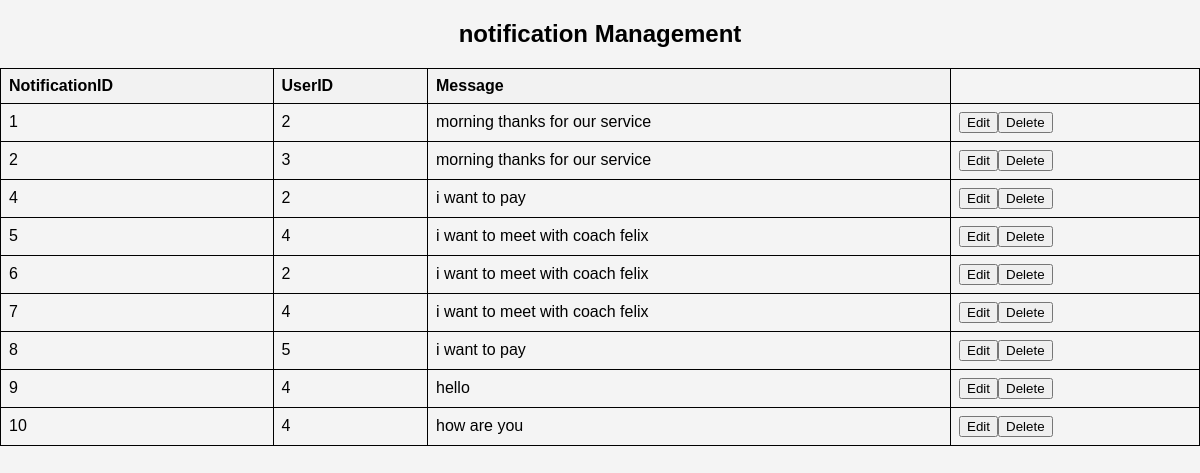
Page /viewnotification.php on the committed database.
### tables this page shows
CREATE TABLE `notification` (
  `NotificationID` int(11) NOT NULL,
  `UserID` int(11) DEFAULT NULL,
  `Message` text DEFAULT NULL
);

### viewnotification.php (the view, shortened to what this page needs)
<?php
require_once "db_connection.php";
?>
<!DOCTYPE html>
<html lang="en">
<head>
    <link rel="stylesheet" type="text/css" href="style3.css">
</head>
<body>
    <h2>notification Management</h2>
    <table id="dataTable" class="table table-hover text-center">
        <tr>
            <th>NotificationID</th>
            <th>UserID</th>
            <th>Message</th>
        </tr>
        <?php
        $sql = "SELECT * FROM notification";
        $result = $conn->query($sql);
        if ($result->num_rows > 0) {
            while ($row = $result->fetch_assoc()) {
                echo "<tr>";
                echo "<td>" . $row["NotificationID"] . "</td>";
                echo "<td>" . $row["UserID"] . "</td>";
                echo "<td>" . $row["Message"] . "</td>";
                echo "<td>";
              echo "<a href='updatenotification.html?id=" . $row["NotificationID"] .  "'onclick='return confirm(\"Are you sure you want to update this Notification?\")'><button class='button update-button'>Edit</button></a>";
                echo "<a href='deletenotification.html?id=" . $row["NotificationID"] . "'onclick='return confirm(\"Are you sure you want to delete this Notification?\")'><button class='button delete-button'>Delete</button></a>";
                echo "</td>";
                echo "</tr>";
            }
        } else {
            echo "<tr><td colspan='7'>No data found</td></tr>";
        }
        ?>
    </table>
</body>
</html>

### css/style3.css (style rules this page uses)
body { font-family: Arial, sans-serif; margin: 0; padding: 0; background-color: #f4f4f4; }
h2 { text-align: center; }

### viewnotification.php (style rules this page uses)
table { width: 100%; border-collapse: collapse; }
table, th, td { border: 1px solid black; padding: 8px; text-align: left; }
th { background-color: #f2f2f2; }

### rows in the picture
notification: NotificationID "1", UserID "2", Message "morning thanks for our service"
notification: NotificationID "2", UserID "3", Message "morning thanks for our service"
notification: NotificationID "4", UserID "2", Message "i want to pay"
notification: NotificationID "5", UserID "4", Message "i want to meet with coach felix"
notification: NotificationID "6", UserID "2", Message "i want to meet with coach felix"
notification: NotificationID "7", UserID "4", Message "i want to meet with coach felix"
notification: NotificationID "8", UserID "5", Message "i want to pay"
notification: NotificationID "9", UserID "4", Message "hello"
notification: NotificationID "10", UserID "4", Message "how are you"
